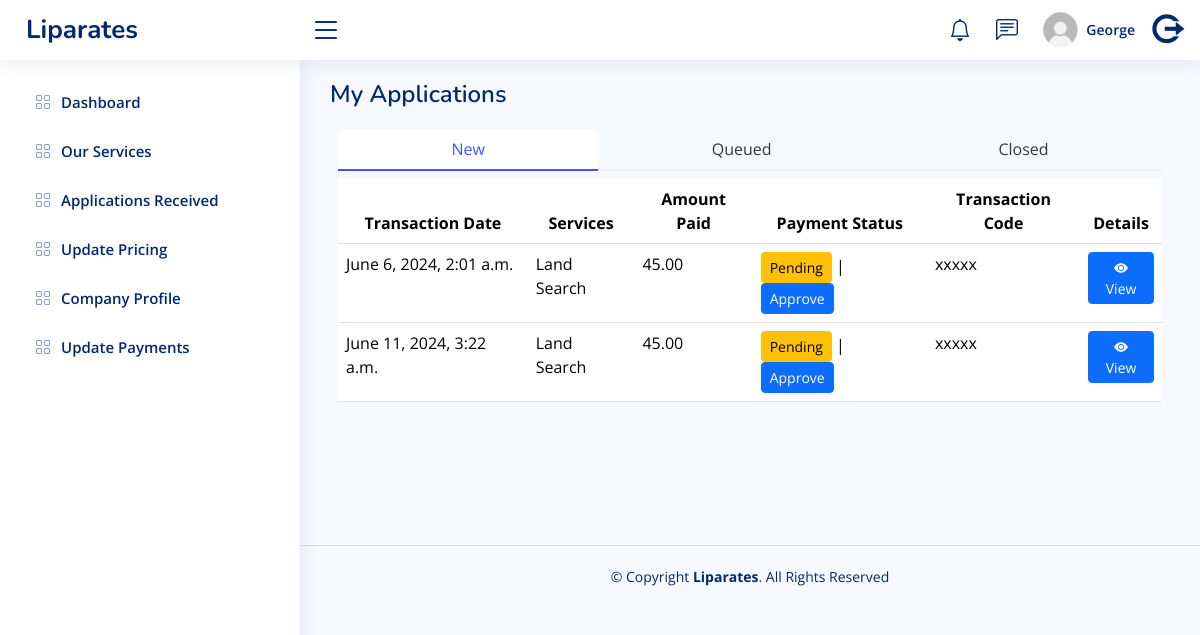
Page /core/myapplications/ (signed in) on the earlier database version.
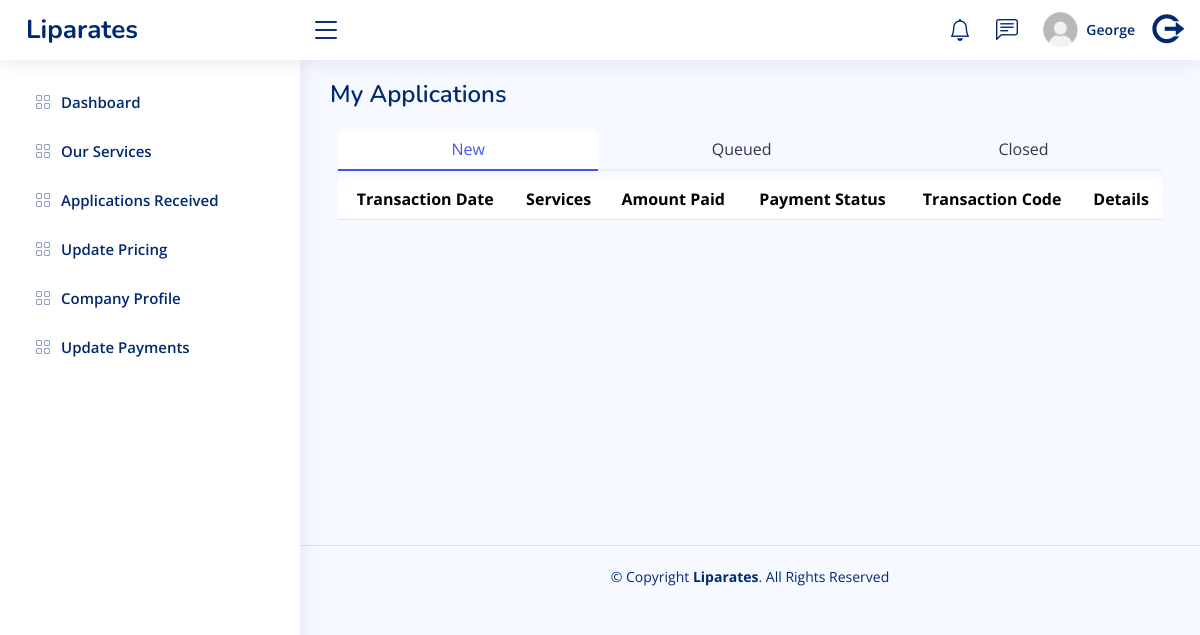
Same page on the later database version.
### core/models.py (models this page shows)
class ApplicationRecords(models.Model):
    user                 = models.ForeignKey(User, on_delete=models.CASCADE)
    service              = models.ForeignKey(Services, on_delete=models.CASCADE)
    amount               = models.DecimalField(max_digits=10, decimal_places=2)
    paymentStatus        = models.TextField(max_length=30,choices=[('Pending','Pending'),('Approved','Approved'),('Unpaid','Unpaid'),('Declined','Declined')])
    transactioncode      = models.CharField(max_length=100)
    resolution           = models.TextField(max_length=100,choices=[('New','New'),('Queued','Queued'),('Closed','Closed')])
    remarks              = models.TextField(null=True)
    filesUploaded        = models.CharField(null=True,max_length=1024)
    invoice              = models.CharField(null=True,max_length=1024)
    created_at           = models.DateTimeField(auto_now_add=True)
    updated_at           = models.DateTimeField(auto_now=True)

class Services(models.Model):
    title        = models.CharField(max_length=100)
    description  = models.TextField()
    requirements = models.TextField()
    created_at   = models.DateTimeField(auto_now_add=True)
    updated_at   = models.DateTimeField(auto_now=True)
    def __str__(self):
        return self.title

### core/views.py (the view)
# urls.py: path("myapplications/",views.ApplicationsListing.as_view(),name="myapplications"),
class ApplicationsListing(LoginRequiredMixin,View):
    login_url = "accounts:login"
    redirect_field_name = "redirect_to"
    def get(self, request):
        try:
            applications = ApplicationRecords.objects.filter(user=request.user)
            if request.user.is_staff:
                applications = ApplicationRecords.objects.all()
            new = applications.filter(paymentStatus="Pending", resolution="New")
            onque = applications.filter(paymentStatus="Paid", resolution="Queued")
            closed = applications.filter(paymentStatus="Paid", resolution="Closed")
            context = {
                "new": new, "onque": onque,
                "closed": closed
                }
            return render(request, "core/myapplications.html", context)
        except Exception as e:
            messages.error(request, f"Error occured!,{e}")
            return HttpResponse(f"Something went wrong! ,{e}")

### templates/core/myapplications.html (shortened to what this page needs)
{% extends 'core/base.html' %}
{% load static %}
{% block pagetitle %}
  My Applications
{% endblock %}
{% block mainbody %}
<div class="row">
  <div class="card-body">
    <ul class="nav nav-tabs nav-tabs-bordered d-flex" id="borderedTabJustified" role="tablist">
      <li class="nav-item flex-fill" role="presentation">
        <button class="nav-link w-100 active" id="home-tab" data-bs-toggle="tab" data-bs-target="#bordered-justified-home" type="button" role="tab" aria-controls="home" aria-selected="true">New</button>
      </li>
      <li class="nav-item flex-fill" role="presentation">
        <button class="nav-link w-100" id="profile-tab" data-bs-toggle="tab" data-bs-target="#bordered-justified-profile" type="button" role="tab" aria-controls="profile" aria-selected="false" tabindex="-1">Queued</button>
      </li>
      <li class="nav-item flex-fill" role="presentation">
        <button class="nav-link w-100" id="contact-tab" data-bs-toggle="tab" data-bs-target="#bordered-justified-contact" type="button" role="tab" aria-controls="contact" aria-selected="false" tabindex="-1">Closed</button>
      </li>
    </ul>
    <div class="tab-content pt-2" id="borderedTabJustifiedContent">
      <div class="tab-pane fade active show" id="bordered-justified-home" role="tabpanel" aria-labelledby="home-tab">
        <table class="table datatable">
          <thead style="text-align: center;">
            <tr>
              <th>Transaction Date</th>
              <th>Services</th>
              <th>Amount Paid</th>
              <th>Payment Status</th>
              <th>Transaction Code</th>
              <th>Details</th>
            </tr>
          </thead>
          <tbody>
            {% for application in new %}
              <tr class="animate__bounceIn">
                <td>{{ application.created_at }}</td>
                <td>{{ application.service }}</td>
                <td>{{ application.amount }}</td>
                <td>
                  {% if application.paymentStatus == 'Paid' %}
                    <button type="button" class="btn btn-success btn-sm">{{ application.paymentStatus }}</button>
                  {% elif application.paymentStatus == 'Pending' %}
                    <button type="button" class="btn btn-warning btn-sm">{{ application.paymentStatus }}</button>
                    {% if user.is_staff %}
                    | <button type="button" class="btn btn-primary btn-sm">Approve</button>
                    {% else %}
                    | <button type="button" class="btn btn-primary btn-sm">Pay</button>
                    {% endif %}
                  {% else %}
                    <button type="button" class="btn btn-danger btn-sm">{{ application.paymentStatus }}</button>|
                  {% endif %}
                </td>
                <td>{{ application.transactioncode }}</td>
                <td>
                  <a href="{% url 'core:details' application.id %}" class="btn btn-primary btn-sm" ><i class="bi bi-eye-fill"></i> View</a>
                </td>
              </tr>
            {% endfor %}
          </tbody>
        </table>
      </div>
    </div>
  </div>
</div>
{% endblock %}

Differences in the rows shown:
removed ApplicationRecords: created_at "June 6, 2024, 2:01 a.m.", service "Land Search", amount "45.00", paymentStatus "Pending", transactioncode "xxxxx"
removed ApplicationRecords: created_at "June 11, 2024, 3:22 a.m.", service "Land Search", amount "45.00", paymentStatus "Pending", transactioncode "xxxxx"
